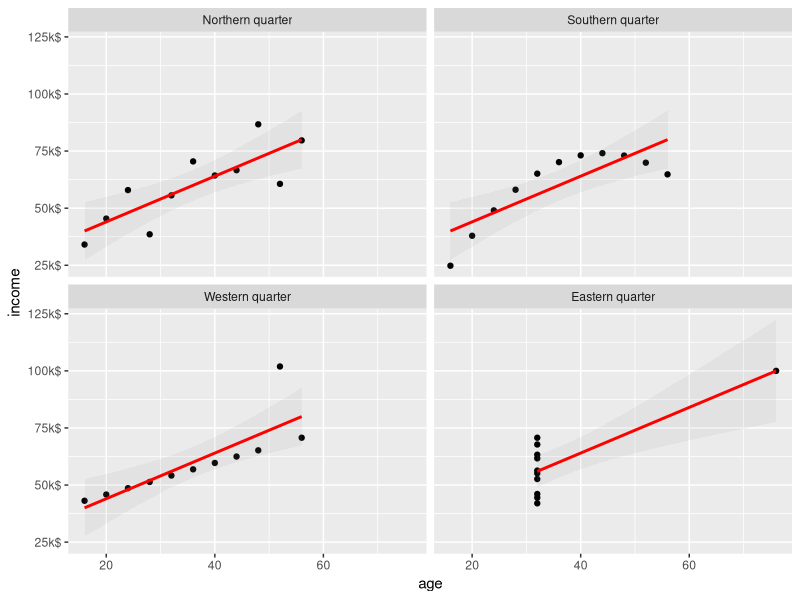

Generate this figure with R:
## ---- chunk 1
knitr::opts_chunk$set(
  collapse = TRUE
, comment = NA
)

library(tidyverse)
## ---- chunk 2
data("anscombe")
head(anscombe, 3)
## ---- chunk 3
library(tidyverse)
anscombe_d <- 
  anscombe %>% 
  mutate(row = row_number()) %>%
  gather(var, value, -row) %>% 
  separate(var, into=c("var", "ds"), sep = 1) %>% 
  spread(var, value) %>% 
  mutate( district = factor(ds, 1:4, paste0(c("North", "South", "West", "East"), "ern quarter"))
        , income = 8 * y
        , age = 4 * x
        ) %>% 
  select(-row) 

kdollars <- function(x){paste0(x, "k$")}
anscombe_d %>% 
  group_by(district) %>% 
  summarize( income_mean  = mean(income) %>% round(1) %>% kdollars()
           , income_sd    = sd(income) %>% round(1) %>% kdollars()
           ) %>% 
  knitr::kable(digits=1)
## ---- chunk 4
anscombe_d %>% 
  group_by(district) %>% 
  summarize( age_mean = mean(age)
           , age_sd   = sd(age)
           ) %>% 
  knitr::kable(digits=1)
## ---- chunk 5
anscombe_d %>% 
  split(.$district) %>%  # split per district
  sapply(function(d){
    lm(income ~ age, data = d) %>% 
      coef() %>% 
      round(1)
  }) %>% 
  t() %>% 
  as.data.frame()
## ---- chunk 6
ggplot(anscombe_d, aes(x = age, y = income)) +  
  geom_point() + 
  geom_smooth(method="lm", se = T, col="red", alpha=0.1) +
  facet_wrap(~ district) +  
  scale_y_continuous(labels = function(x){paste0(x, "k$")})
## ---- chunk 7
library(tidyverse)
anscombe_d <- 
  anscombe %>% 
  mutate(row = row_number()) %>% # needed for long -> wide
  gather(var, value, -row) %>% # wide -> long
  separate(var, into=c("var", "ds"), sep = 1) %>% 
  spread(var, value) %>%  # long -> wide
  mutate( district = factor(ds, 1:4, paste0(c("North", "South", "West", "East"), "ern quarter"))
        , income   = 8 * y # make income in range: [24k-101k] 
        , age      = 4 * x    # make age in range: [16-76]
        ) %>% 
  select(district, age, income) 

head(anscombe_d)
